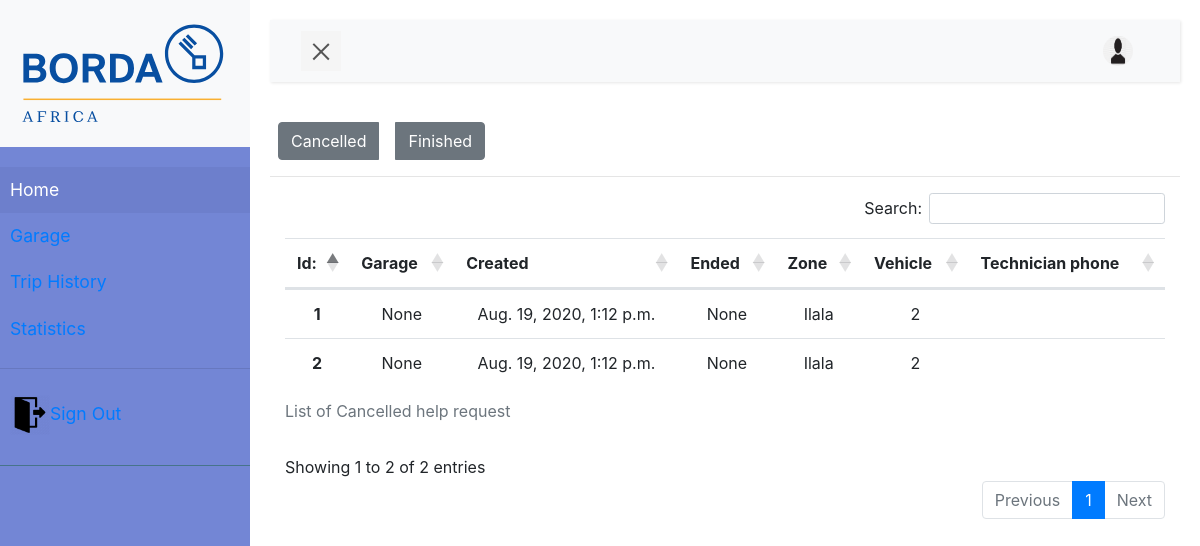
The app's page /garage/request/cancelled/ (signed in) with its own data.
### client/models.py (models this page shows, shortened)
class BreakDownRequest(models.Model):
    ZONES_CHOICES = (
        (1, 'ilala'),
        (2, 'temeke'),
        (3, 'kinondoni'),
        (4, 'ubungo')
    )
    TRIP_CHOICES = (
        (1, 'Waiting'),
        (2, 'Picked'),
        (3, 'Ready'),
        (4, 'Cancel'),
        (5, 'Ended'),
    )
    CAR_TYPE = (
        (1, 'moto'),
        (2, 'mini car'),
        (3, 'coupe'),
        (4, 'mini van'),
        (5, 'pickup'),
        (6, 'limo'),
        (7, 'sedan'),
        (8, 'truck'),
        (9, 'no idea')
    )
    requesting_client = models.ForeignKey(settings.AUTH_USER_MODEL, related_name='client',
                                          on_delete=models.DO_NOTHING, null=True)
    garage = models.ForeignKey(HelpProvider, on_delete=models.DO_NOTHING, null=True, related_name='garages', blank=True)
    client_location = models.CharField(max_length=500, blank=True, null=True)
    fix_location = models.CharField(max_length=500, blank=True, null=True)
    breakdown_description = models.TextField(blank=True)
    created = models.DateTimeField(auto_now_add=True)
    updated = models.DateTimeField(auto_now=True)
    end_trip = models.DateTimeField(blank=True, null=True)
    active = models.BooleanField(default=True)
    status = models.PositiveSmallIntegerField(choices=TRIP_CHOICES, default=1)
    towing = models.BooleanField(default=False)
    flat_tire = models.BooleanField(default=False)
    engine_down = models.BooleanField(default=False)
    client_zone = models.PositiveSmallIntegerField('zone', choices=ZONES_CHOICES, default=1)
    testimonials = models.TextField(blank=True, null=True)
    technician = models.ForeignKey(settings.AUTH_USER_MODEL, related_name='techs',
                                          on_delete=models.DO_NOTHING, null=True)
    vehicle = models.PositiveSmallIntegerField(choices=CAR_TYPE, default=2)

### garage/views.py (the view)
# urls.py: path('request/cancelled/', views.TripListViewCancelled.as_view(), name='trip_canceled'),
class TripListViewCancelled(generic.ListView):
    model = BreakDownRequest
    template_name = 'garage/list.html'
    def get_queryset(self):
        return BreakDownRequest.objects.filter(requesting_client=self.request.user).filter(status__lt=5)
    def get_context_data(self, *, object_list=None, **kwargs):
        ctx = super(TripListViewCancelled, self).get_context_data(**kwargs)
        ctx['cancel'] = 'Cancelled'
        return ctx

### garage/templates/garage/list.html
{% extends 'garage/trip.html' %}
{% block reg_list %}
    <div class="container-fluid">
        <table class="table display nowrap" id="driver_table" style="width:100%">
  <caption>List of {{ cancel }} help request</caption>
  <thead>
    <tr>
      <th scope="col">Id:</th>
      <th scope="col">Garage</th>
      <th scope="col">Created</th>
      <th scope="col">Ended</th>
      <th scope="col">Zone</th>
      <th scope="col">Vehicle</th>
      <th scope="col">Technician phone</th>
    </tr>
  </thead>
  <tbody>
  {% for driver in object_list %}
    <tr class="text-center">
      <th scope="row">{{ driver.id }}</th>
      <td>{{ driver.garage }}</td>
      <td>{{ driver.created }}</td>
      <td>{{ driver.end_trip }}</td>
      <td>{% if driver.client_zone == 1 %}Ilala{% elif driver.client_zone == 2 %}Ubungo{% elif driver.client_zone == 3 %}Kinondoni{% elif driver.client_zone == 4 %}Temeke{% endif %}</td>
      <td >{{ driver.vehicle }}</td>
      <td>{{ driver.technician.phone }}</td>
    </tr>
  {% endfor %}
  </tbody>
</table>
    </div>
{% endblock %}

### garage/templates/garage/trip.html (shortened to what this page needs)
{% extends 'garage/admin_base.html' %}
{% block extra_css %}
    <link rel="stylesheet" href="https://cdnjs.cloudflare.com/ajax/libs/twitter-bootstrap/4.1.3/css/bootstrap.css">
    <link rel="stylesheet" href="https://cdn.datatables.net/1.10.21/css/dataTables.bootstrap4.min.css">
{% endblock %}
{% block iner_content %}
        <div class="btn-group" role="group" aria-label="Basic example">
            <a type="button" href="{% url 'garage:trip-cancelled' %}" class="btn btn-secondary ml-2 mr-2">Cancelled</a>
  <a type="button" href="{% url 'garage:trip-success' %}" class="btn btn-secondary ml-2">Finished</a>
    </div>
    <hr>
    {% block reg_list %}
    {% endblock %}
{% endblock %}

### garage/templates/garage/admin_base.html (shortened to what this page needs)
{% extends 'base.html' %}
{% load static %}
{% block body %}
       <div class="wrapper">
        <nav id="sidebar">
            <div class="sidebar-header bg-light">
                <img class="img-fluid img-responsive" src="{% static 'img/BORDA_Africa_Print_RGB_COLOR-01-1.svg' %}">
            </div>
            <ul class="list-unstyled components">
                <li class="active">
                    <a href="" aria-expanded="false" class="dropdown-toggle">Home</a>
                </li>
                <li>
                    <a href="{% url 'garage:update' %}">Garage</a>
                </li>
                <li>
                    <a href="{% url 'garage:trip-success' %}">Trip History</a>
                </li>
                <li>
                    <a href="#">Statistics</a>
                </li>
                <hr>
                <li>
                    <a href="#"><img class="img-fluid img-responsive" src="{% static 'img/signout-icon-11.png' %}" width="40" height="40">Sign Out</a>
                </li>
            </ul>
        </nav>
        <div id="content">
            <nav class="navbar navbar-expand-lg navbar-light bg-light">
                <div class="container-fluid">
                    <button type="button" id="sidebarCollapse" class="navbar-btn">
                        <span></span>
                    </button>
                    <ul class="nav justify-content-end">
  <li class="nav-item">
    <a class="nav-link" href="#">{{ user.phone }}</a>
  </li>
  <li class="nav-item">
    <a class="nav-link disabled" href="#" tabindex="-1" aria-disabled="true"><img src="{% static 'img/png.png' %}" class="rounded-circle" height="30" width="30"></a>
  </li>
</ul>
                </div>
            </nav>
            {% block iner_content %}
            {% endblock %}
        </div>
    </div>
{% endblock %}

### templates/base.html (shortened to what this page needs)
{% load static %}
<!doctype html>
<html lang="en">
  <head>
    <link rel="stylesheet" href="https://stackpath.bootstrapcdn.com/bootstrap/4.5.1/css/bootstrap.min.css">
    <link rel="stylesheet" href="{% static 'css/custom.css' %}">
    <link rel="stylesheet" href="https://use.fontawesome.com/releases/v5.12.0/css/all.css">
    <link rel="stylesheet" href="https://cdnjs.cloudflare.com/ajax/libs/animate.css/3.5.2/animate.min.css">
  {% block extra_css %}
  {% endblock %}
  </head>
  <body style="width: 100%;height: 100%">
    {% block body %}
    {% endblock %}
  </body>
</html>

### static/css/custom.css (style rules this page uses)
body { font-family: 'Poppins', sans-serif; background: #fafafa; }
a, a:hover, a:focus { color: inherit; text-decoration: none; transition: all 0.3s; }
.navbar { padding: 15px 10px; background: #fff; border: none; border-radius: 0; margin-bottom: 40px; box-shadow: 1px 1px 3px rgba(0, 0, 0, 0.1); }
.navbar-btn { box-shadow: none; outline: none !important; border: none; }
.wrapper { display: flex; width: 100%; align-items: stretch; perspective: 1500px; }
#sidebar { min-width: 250px; max-width: 250px; background: #7386D5; color: #fff; transition: all 0.6s cubic-bezier(0.945, 0.020, 0.270, 0.665); transform-origin: bottom left; }
#sidebar .sidebar-header { padding: 20px; background: #6d7fcc; }
#sidebar ul.components { padding: 20px 0; border-bottom: 1px solid #47748b; }
#sidebar ul li a { padding: 10px; font-size: 1.1em; display: block; }
#sidebar ul li.active > a, a[aria-expanded="true"] { color: #fff; background: #6d7fcc; }
.dropdown-toggle::after { display: block; position: absolute; top: 50%; right: 20px; transform: translateY(-50%); }
#content { width: 100%; padding: 20px; min-height: 100vh; transition: all 0.3s; }
#sidebarCollapse { width: 40px; height: 40px; background: #f5f5f5; cursor: pointer; }
#sidebarCollapse span { width: 80%; height: 2px; margin: 0 auto; display: block; background: #555; transition: all 0.8s cubic-bezier(0.810, -0.330, 0.345, 1.375); transition-delay: 0.2s; }
#sidebarCollapse span:last-of-type { transform: rotate(-45deg) translate(1px, -1px); }

### records on screen
BreakDownRequest: id "1", garage "None", created "Aug. 19, 2020, 1:12 p.m.", end_trip "None", client_zone "Ilala", vehicle "2"
BreakDownRequest: id "2", garage "None", created "Aug. 19, 2020, 1:12 p.m.", end_trip "None", client_zone "Ilala", vehicle "2"

### other values on screen
{{ cancel }} "Cancelled"
